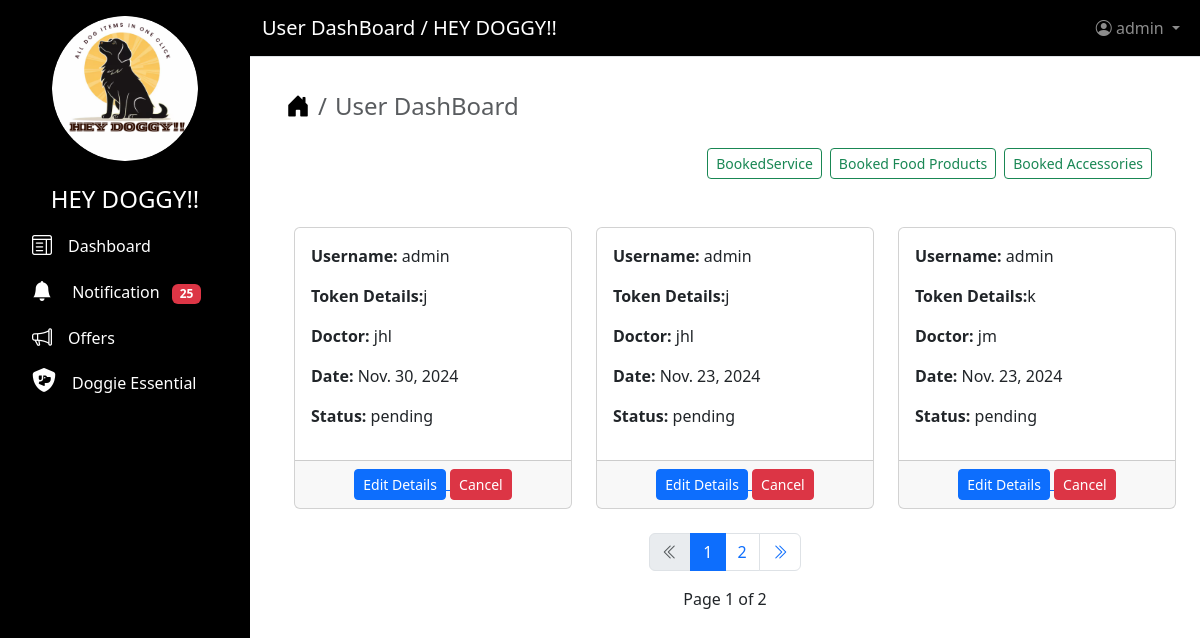
The app's page /account/Users/dashboard (signed in), older data.
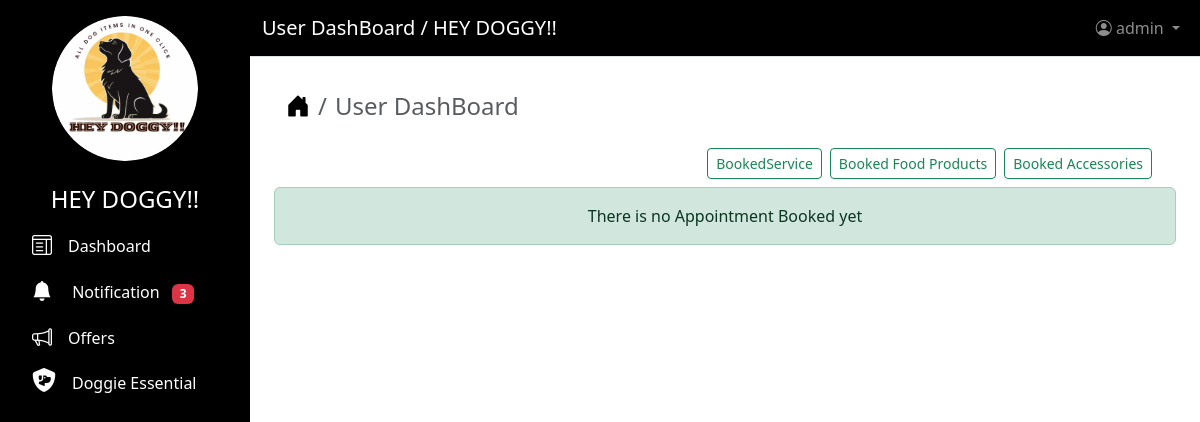
The same page, newer data.
### shop/models.py (models this page shows)
class Appointment(models.Model):
    STATUS = (
        ("confirm booking", "Confirm Booking"),
        (
            "finished",
            "Finished",
        ),
        ("pending", "Pending"),
    )
    username = models.ForeignKey(CustomUser, on_delete=models.CASCADE)
    doctor_name = models.ForeignKey(Doctors, on_delete=models.CASCADE)
    Token = models.ForeignKey(Token, on_delete=models.CASCADE)
    status = models.CharField(max_length=200, choices=STATUS, default="pending")
    appointment_date = models.DateField()

class Token(models.Model):
    Token = models.CharField(max_length=200, unique=True)
    token_available = models.BooleanField(default=True)
    def __str__(self):
        return self.Token

class Doctors(models.Model):
    doctor_name = models.CharField(max_length=200, unique=True, blank=True)
    specialized = models.CharField(max_length=200, blank=True)
    availability = models.BooleanField(default=True)
    def __str__(self):
        return self.doctor_name

### users/models.py (models this page shows)
class CustomUser(AbstractUser):
    ROLE = (("SHOP OWNER", "SHOP OWNER"),)
    role = models.CharField(max_length=200, choices=ROLE, blank=True)

### users/views.py (the view)
class UserDashboardListview(LoginRequiredMixin, ListView):
    model = Appointment
    paginate_by = 3
    ordering = ["-id"]
    context_object_name = "appointments"
    template_name = "users_dashboard.html"
    def get_queryset(self):
        return Appointment.objects.filter(username=self.request.user).order_by("-id")
    def get_context_data(self, **kwargs):
        context = super().get_context_data(**kwargs)
        context["page_title"] = "User DashBoard"
        context["counts"] = Notification.objects.filter(
            is_read=False, username=self.request.user
        ).count()
        return context

### users/templates/users_dashboard.html (shortened to what this page needs)
{% extends "base.html" %}
{% block content %}
    <div class="container mt-2">
        <nav aria-label="breadcrumb">
            <ol class="breadcrumb fs-4">
                <li class="breadcrumb-item">
                    <a href="{% url 'home' %}" class="text-decoration-none text-black"><i class="bi bi-house-door-fill"></i></a>
                </li>
                <li class="breadcrumb-item active" aria-current="page">{{ page_title }}</li>
            </ol>
        </nav>
    </div>
    <div class="d-grid gap-2 d-md-flex justify-content-md-end mt-4 me-4">
        <a href="{% url 'booked_service' %}"
           class="btn btn-outline-success btn-sm">BookedService</a>
        <a href="{% url 'booked_food' %}" class="btn btn-outline-success btn-sm">Booked Food Products</a>
        <a href="{% url 'booked_accessories' %}"
           class="btn btn-outline-success btn-sm">Booked Accessories</a>
    </div>
    {% if appointments %}
        <div class="row row-cols-1 row-cols-md-2 row-cols-lg-3 g-4 ms-2 mt-4">
            {% for appointment in appointments %}
                <div class="col">
                    <div class="card h-100">
                        <div class="card-body">
                            <p>
                                <strong>Username:</strong> {{ appointment.username }}
                            </p>
                            <p>
                                <strong>Token Details:</strong>{{ appointment.Token }}
                            </p>
                            <p>
                                <strong>Doctor:</strong>  {{ appointment.doctor_name }}
                            </p>
                            <p>
                                <strong>Date:</strong> {{ appointment.appointment_date }}
                            </p>
                            <p>
                                <strong>Status:</strong> {{ appointment.status }}
                            </p>
                        </div>
                        <div class="card-footer text-center">
                            <a href="{% url 'update_appointment' appointment.id %}">
                                <button type="submit" class="btn btn-primary btn-sm">Edit Details</button>
                            </a>
                            <button type="button"
                                    class="btn btn-danger btn-sm"
                                    data-bs-toggle="modal"
                                    data-bs-target="#deleteModal{{ appointment.id }}">Cancel</button>
                        </div>
                    </div>
                </div>
            {% endfor %}
        </div>
    {% include "pagination.html" %}
{% else %}
    <div class="alert alert-success text-center mt-2" role="alert">There is no Appointment Booked yet</div>
{% endif %}
{% endblock content %}

### users/templates/base.html (shortened to what this page needs)
<!DOCTYPE html>
<html lang="en">
  <head>
    {% load static %}
    <link href="https://cdnjs.cloudflare.com/ajax/libs/font-awesome/6.5.0/css/all.min.css"
          rel="stylesheet">
    <link rel="stylesheet"
          href="https://cdn.jsdelivr.net/npm/bootstrap-icons@1.11.3/font/bootstrap-icons.min.css">
    <link rel="stylesheet"
          href="https://cdnjs.cloudflare.com/ajax/libs/bootstrap/5.3.2/css/bootstrap.min.css" />
  </head>
  <body>
    <nav class="sidebar text-white p-3">
      <div class="d-grid col-8 mx-auto">
        <img src="{% static 'image/09.png' %}"
             alt="Logo"
             class="img-fluid rounded-circle"
             height="100"
             width="160">
      </div>
      <ul class="nav flex-column">
        <li class="nav-item">
          <h4 class="text-center mt-4">HEY DOGGY!!</h4>
        </li>
        <li class="nav-item">
          <a class="nav-link active text-decoration-none text-white"
             href="{% url 'dashboard' %}">
            <i class="bi bi-layout-text-window fs-5"></i><span class="ms-3">Dashboard</span>
          </a>
        </li>
        <li class="nav-item">
          <a class="nav-link active text-decoration-none text-white"
             href="{% url 'notification' %}">
            <i class="bi bi-bell-fill fs-5"></i>
            <span class="ms-3">Notification</span>
            <span class="badge bg-danger ms-2">{{ counts }}</span>
          </a>
        </li>
        <li class="nav-item">
          <a class="nav-link active text-decoration-none text-white"
             href="{% url 'view_offers' %}">
            <i class="bi bi-megaphone fs-5"></i><span class="ms-3">Offers</span>
          </a>
        </li>
        <li class="nav-item">
          <a class="nav-link active text-decoration-none text-white"
             href="{% url 'view_shop' %}">
            <i class="fa-solid fa-shield-dog fs-4"></i><span class="ms-3">Doggie Essential</span>
          </a>
        </li>
      </ul>
    </nav>
    <div class="main-content">
      <nav class="navbar navbar-expand-lg navbar-dark border-bottom"
           style="background-color: #000000">
        <div class="container-fluid">
          <a class="navbar-brand text-white" href="#">{{ page_title }} / HEY DOGGY!!</a>
          <ul class="navbar-nav ms-auto">
            <li class="nav-item dropdown">
              <a class="nav-link dropdown-toggle"
                 href="#"
                 id="navbarDropdown"
                 role="button"
                 data-bs-toggle="dropdown">
                <i class="bi bi-person-circle"></i> {{ user }}
              </a>
            </li>
          </ul>
        </div>
      </nav>
      <div class="content-area p-4">
        {% block content %}
        {% endblock content %}
      </div>
    </div>
  </body>
</html>

Row changes from the older to the newer data that the page shows:
removed Appointment: username "admin", Token "j", doctor_name "jhl", appointment_date "Nov. 30, 2024", status "pending"
removed Appointment: username "admin", Token "j", doctor_name "jhl", appointment_date "Nov. 23, 2024", status "pending"
removed Appointment: username "admin", Token "k", doctor_name "jm", appointment_date "Nov. 23, 2024", status "pending"
Text that changed along with them:
{{ counts }}: "25" → "3"
{{ page_obj.number }}: "1" → (not shown)
{{ page_obj.paginator.num_pages }}: "2" → (not shown)
text no longer shown: "Page of"
text now shown: "There is no Appointment Booked yet"
list line gone: "1"
list line gone: "2"
